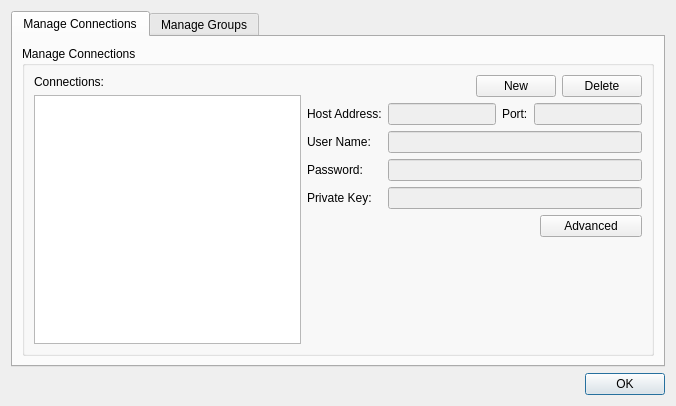
<ui version="4.0" >
 <class>ConnectionManager</class>
 <widget class="QDialog" name="ConnectionManager" >
  <property name="geometry" >
   <rect>
    <x>0</x>
    <y>0</y>
    <width>676</width>
    <height>406</height>
   </rect>
  </property>
  <property name="windowTitle" >
   <string>Connection Manager Window</string>
  </property>
  <property name="windowIcon" >
   <iconset resource="../icons.qrc" >:/icons/icon.svg</iconset>
  </property>
  <layout class="QVBoxLayout" >
   <item>
    <widget class="QTabWidget" name="m_tabs" >
     <property name="currentIndex" >
      <number>0</number>
     </property>
     <widget class="QWidget" name="m_tabConnections" >
      <attribute name="title" >
       <string>Manage Connections</string>
      </attribute>
      <layout class="QHBoxLayout" >
       <item>
        <widget class="QGroupBox" name="groupBox" >
         <property name="title" >
          <string>Manage Connections</string>
         </property>
         <layout class="QHBoxLayout" >
          <item>
           <layout class="QVBoxLayout" >
            <item>
             <layout class="QHBoxLayout" >
              <item>
               <widget class="QLabel" name="label_2" >
                <property name="text" >
                 <string>Connections:</string>
                </property>
               </widget>
              </item>
             </layout>
            </item>
            <item>
             <widget class="QListView" name="m_LstConnections" >
              <property name="selectionMode" >
               <enum>QAbstractItemView::ExtendedSelection</enum>
              </property>
              <property name="selectionBehavior" >
               <enum>QAbstractItemView::SelectRows</enum>
              </property>
             </widget>
            </item>
           </layout>
          </item>
          <item>
           <layout class="QVBoxLayout" >
            <item>
             <layout class="QHBoxLayout" >
              <item>
               <spacer>
                <property name="orientation" >
                 <enum>Qt::Horizontal</enum>
                </property>
                <property name="sizeHint" >
                 <size>
                  <width>40</width>
                  <height>20</height>
                 </size>
                </property>
               </spacer>
              </item>
              <item>
               <widget class="QPushButton" name="m_NewConnection" >
                <property name="text" >
                 <string>New</string>
                </property>
               </widget>
              </item>
              <item>
               <widget class="QPushButton" name="m_DeleteConnection" >
                <property name="text" >
                 <string>Delete</string>
                </property>
               </widget>
              </item>
             </layout>
            </item>
            <item>
             <layout class="QGridLayout" >
              <item row="1" column="0" >
               <widget class="QLabel" name="label_7" >
                <property name="text" >
                 <string>Host Address:</string>
                </property>
               </widget>
              </item>
              <item row="1" column="1" >
               <widget class="QLineEdit" name="m_HostAddress" >
                <property name="enabled" >
                 <bool>false</bool>
                </property>
                <property name="sizePolicy" >
                 <sizepolicy vsizetype="Fixed" hsizetype="MinimumExpanding" >
                  <horstretch>0</horstretch>
                  <verstretch>0</verstretch>
                 </sizepolicy>
                </property>
               </widget>
              </item>
              <item row="1" column="2" >
               <widget class="QLabel" name="label_8" >
                <property name="sizePolicy" >
                 <sizepolicy vsizetype="Fixed" hsizetype="Fixed" >
                  <horstretch>0</horstretch>
                  <verstretch>0</verstretch>
                 </sizepolicy>
                </property>
                <property name="text" >
                 <string>Port:</string>
                </property>
               </widget>
              </item>
              <item row="1" column="3" >
               <widget class="QLineEdit" name="m_HostPort" >
                <property name="enabled" >
                 <bool>false</bool>
                </property>
                <property name="sizePolicy" >
                 <sizepolicy vsizetype="Fixed" hsizetype="Maximum" >
                  <horstretch>0</horstretch>
                  <verstretch>0</verstretch>
                 </sizepolicy>
                </property>
               </widget>
              </item>
              <item row="2" column="0" >
               <widget class="QLabel" name="label_9" >
                <property name="text" >
                 <string>User Name:</string>
                </property>
               </widget>
              </item>
              <item row="2" column="1" colspan="3" >
               <widget class="QLineEdit" name="m_UserName" >
                <property name="enabled" >
                 <bool>false</bool>
                </property>
               </widget>
              </item>
              <item row="3" column="0" >
               <widget class="QLabel" name="label_10" >
                <property name="text" >
                 <string>Password:</string>
                </property>
               </widget>
              </item>
              <item row="3" column="1" colspan="3" >
               <widget class="QLineEdit" name="m_Password" >
                <property name="enabled" >
                 <bool>false</bool>
                </property>
                <property name="echoMode" >
                 <enum>QLineEdit::Password</enum>
                </property>
               </widget>
              </item>
              <item row="4" column="0" >
               <widget class="QLabel" name="label_11" >
                <property name="text" >
                 <string>Private Key:</string>
                </property>
               </widget>
              </item>
              <item row="4" column="1" colspan="3" >
               <widget class="QLineEdit" name="m_PrivateKey" >
                <property name="enabled" >
                 <bool>false</bool>
                </property>
               </widget>
              </item>
             </layout>
            </item>
            <item>
             <layout class="QHBoxLayout" >
              <item>
               <spacer>
                <property name="orientation" >
                 <enum>Qt::Horizontal</enum>
                </property>
                <property name="sizeHint" >
                 <size>
                  <width>171</width>
                  <height>20</height>
                 </size>
                </property>
               </spacer>
              </item>
              <item>
               <layout class="QVBoxLayout" >
                <item>
                 <widget class="QPushButton" name="m_Advanced" >
                  <property name="text" >
                   <string>Advanced</string>
                  </property>
                 </widget>
                </item>
                <item>
                 <spacer>
                  <property name="orientation" >
                   <enum>Qt::Vertical</enum>
                  </property>
                  <property name="sizeHint" >
                   <size>
                    <width>102</width>
                    <height>31</height>
                   </size>
                  </property>
                 </spacer>
                </item>
               </layout>
              </item>
             </layout>
            </item>
           </layout>
          </item>
         </layout>
        </widget>
       </item>
      </layout>
     </widget>
     <widget class="QWidget" name="tab_2" >
      <attribute name="title" >
       <string>Manage Groups</string>
      </attribute>
      <layout class="QHBoxLayout" >
       <item>
        <widget class="QGroupBox" name="groupBox_2" >
         <property name="title" >
          <string>Manage Groups</string>
         </property>
         <layout class="QHBoxLayout" >
          <item>
           <layout class="QVBoxLayout" >
            <item>
             <layout class="QHBoxLayout" >
              <item>
               <widget class="QComboBox" name="m_GroupName" >
                <property name="sizePolicy" >
                 <sizepolicy vsizetype="Fixed" hsizetype="MinimumExpanding" >
                  <horstretch>0</horstretch>
                  <verstretch>0</verstretch>
                 </sizepolicy>
                </property>
                <property name="editable" >
                 <bool>true</bool>
                </property>
               </widget>
              </item>
              <item>
               <widget class="QPushButton" name="m_NewGroup" >
                <property name="sizePolicy" >
                 <sizepolicy vsizetype="Fixed" hsizetype="Fixed" >
                  <horstretch>0</horstretch>
                  <verstretch>0</verstretch>
                 </sizepolicy>
                </property>
                <property name="text" >
                 <string>New</string>
                </property>
               </widget>
              </item>
              <item>
               <widget class="QPushButton" name="m_DeleteGroup" >
                <property name="sizePolicy" >
                 <sizepolicy vsizetype="Fixed" hsizetype="Fixed" >
                  <horstretch>0</horstretch>
                  <verstretch>0</verstretch>
                 </sizepolicy>
                </property>
                <property name="text" >
                 <string>Delete</string>
                </property>
               </widget>
              </item>
             </layout>
            </item>
            <item>
             <layout class="QVBoxLayout" >
              <item>
               <widget class="QLabel" name="label_3" >
                <property name="text" >
                 <string>Connection in group:</string>
                </property>
               </widget>
              </item>
              <item>
               <widget class="QListView" name="m_LstConsInGroup" />
              </item>
             </layout>
            </item>
           </layout>
          </item>
          <item>
           <layout class="QVBoxLayout" >
            <item>
             <spacer>
              <property name="orientation" >
               <enum>Qt::Vertical</enum>
              </property>
              <property name="sizeHint" >
               <size>
                <width>20</width>
                <height>40</height>
               </size>
              </property>
             </spacer>
            </item>
            <item>
             <widget class="QPushButton" name="m_AddToGroup" >
              <property name="text" >
               <string/>
              </property>
              <property name="icon" >
               <iconset resource="../icons.qrc" >:/icons/arrow_left.png</iconset>
              </property>
             </widget>
            </item>
            <item>
             <widget class="QPushButton" name="m_RemoveFromGroup" >
              <property name="text" >
               <string/>
              </property>
              <property name="icon" >
               <iconset resource="../icons.qrc" >:/icons/arrow_right.png</iconset>
              </property>
             </widget>
            </item>
            <item>
             <spacer>
              <property name="orientation" >
               <enum>Qt::Vertical</enum>
              </property>
              <property name="sizeHint" >
               <size>
                <width>20</width>
                <height>40</height>
               </size>
              </property>
             </spacer>
            </item>
           </layout>
          </item>
          <item>
           <layout class="QVBoxLayout" >
            <item>
             <spacer>
              <property name="orientation" >
               <enum>Qt::Vertical</enum>
              </property>
              <property name="sizeType" >
               <enum>QSizePolicy::Fixed</enum>
              </property>
              <property name="sizeHint" >
               <size>
                <width>20</width>
                <height>31</height>
               </size>
              </property>
             </spacer>
            </item>
            <item>
             <layout class="QVBoxLayout" >
              <item>
               <widget class="QLabel" name="label_4" >
                <property name="text" >
                 <string>Available Connections:</string>
                </property>
               </widget>
              </item>
              <item>
               <widget class="QListView" name="m_LstAvailableConnections" />
              </item>
             </layout>
            </item>
           </layout>
          </item>
         </layout>
        </widget>
       </item>
      </layout>
     </widget>
    </widget>
   </item>
   <item>
    <layout class="QHBoxLayout" >
     <item>
      <spacer>
       <property name="orientation" >
        <enum>Qt::Horizontal</enum>
       </property>
       <property name="sizeHint" >
        <size>
         <width>40</width>
         <height>20</height>
        </size>
       </property>
      </spacer>
     </item>
     <item>
      <widget class="QPushButton" name="m_OK" >
       <property name="text" >
        <string>OK</string>
       </property>
       <property name="default" >
        <bool>true</bool>
       </property>
      </widget>
     </item>
    </layout>
   </item>
  </layout>
 </widget>
 <resources>
  <include location="../icons.qrc" />
 </resources>
 <connections/>
</ui>
